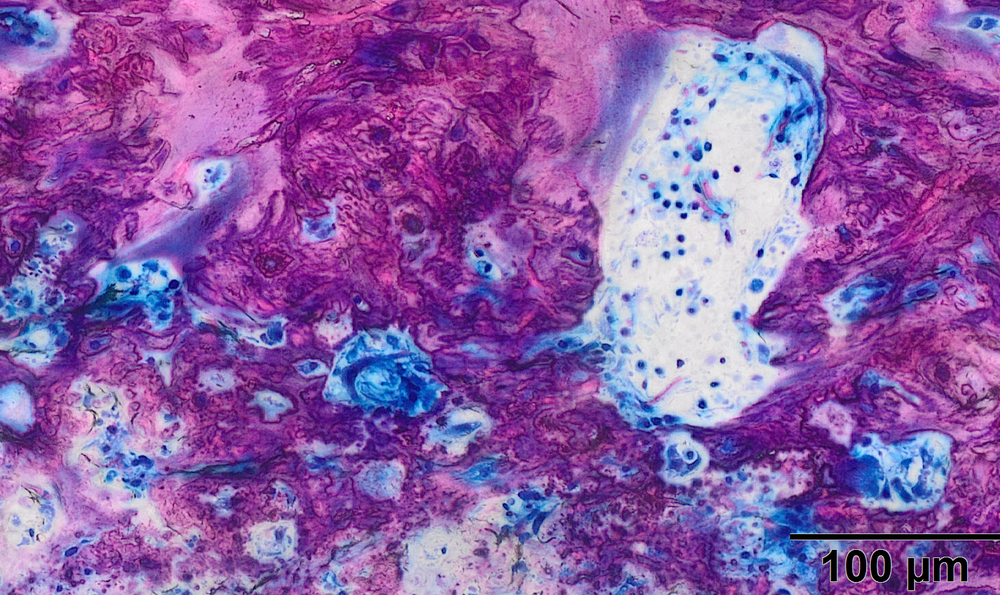
#> input picture image.png, 1000 x 595 px, shrunk from 1463 x 870 before the run
$ jupyter execute exploratory_data_analysis.ipynb
#> lines starting #> are read from the running program, lines starting #| are printed output that depends on the picture
[cell 1]
import matplotlib.pyplot as plt
import cv2
from sklearn.cluster import KMeans
import numpy as np

[cell 2]
image = cv2.imread("image.png")
#> image is the input picture: shape (595, 1000, 3); mean B, G, R 167, 93.3, 141.3
image_array = image.reshape((image.shape[0] * image.shape[1], 3))

[cell 3]
kmeans = KMeans(
    init="k-means++",
    n_clusters=4,
    n_init=10,
    max_iter=300,
    random_state=42
)

[cell 4]
kmeans.fit(image_array)

[cell 5]
color_map = {
    2: np.array([0.6, 0.196, 0.8]),
    0: np.array([1, 1, 1]),
    1: np.array([0.43, 0.67, 1.0]),
    3: np.array([0.93, 0.68, 1]),
}

data_reshaped = kmeans.labels_.reshape(image.shape[0], image.shape[1])
data_colorcoded = np.ndarray(
    shape=(
        data_reshaped.shape[0],
        data_reshaped.shape[1],
        3,
    ),
    dtype=float,
)
for i in range(0, data_reshaped.shape[0]):
    for j in range(0, data_reshaped.shape[1]):
        data_colorcoded[i][j] = color_map[data_reshaped[i][j]]
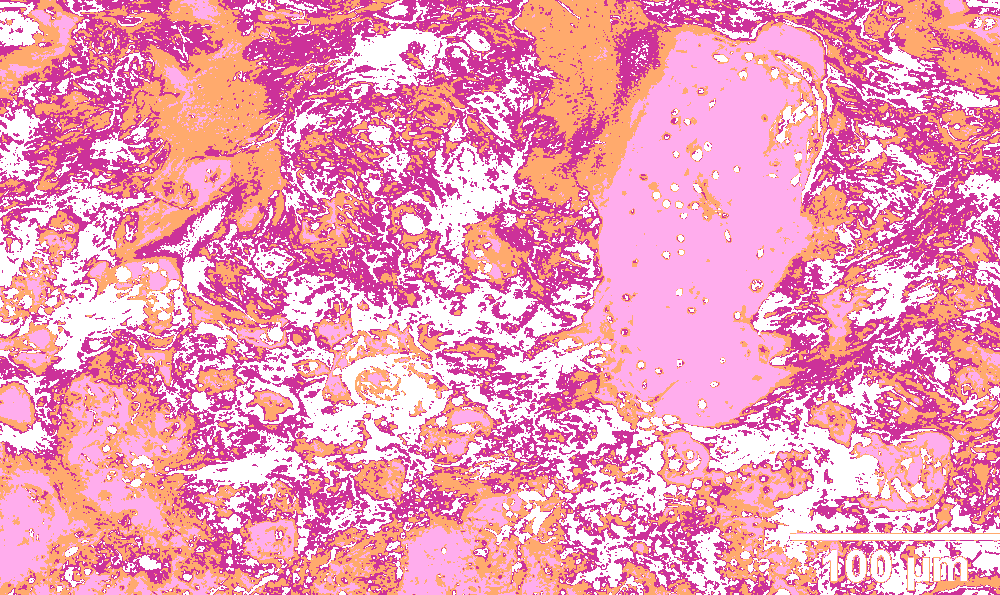
#> data_colorcoded: shape (595, 1000, 3) float64; mean of channels 0, 1, 2 0.715, 0.609, 0.938; drawn as B, G, R

plt.figure(figsize=(10, 10))
plt.axis('off')
plt.imshow(data_colorcoded)
